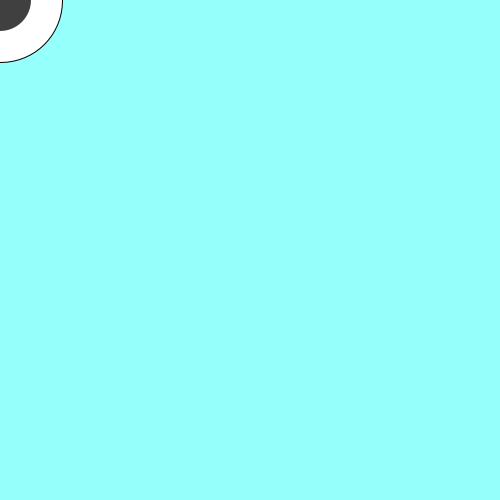
Frame 1 (no input)
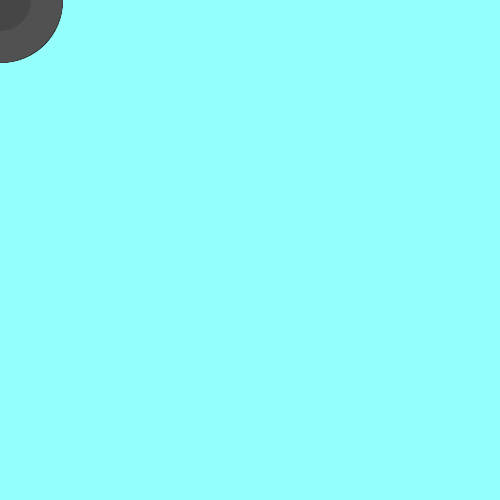
Frame 60 (the mouse pressed at the canvas centre just before this capture)
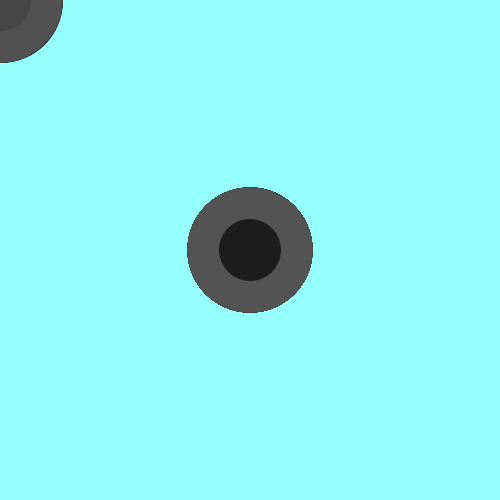
Frame 120 (the mouse held since frame 60 and released just before this capture)

The Processing sketch that drew these frames (run headless with seeded random() and noise(); from frame 60 on, the mouse is pressed at the canvas centre):

// Processing sketch: processing_134079
// ── processing_134079.pde

float a = 1;
void setup () {
  size (500,500);
  background (149, 255, 252) ;
}

void draw () {
  ellipse (mouseX, mouseY,width/4, height/4);
  fill (random(0,100)); 
  noStroke ();
  ellipse (mouseX, mouseY,width/8, height/8);
  fill (random(0,100)); 
  noStroke ();
  
}
